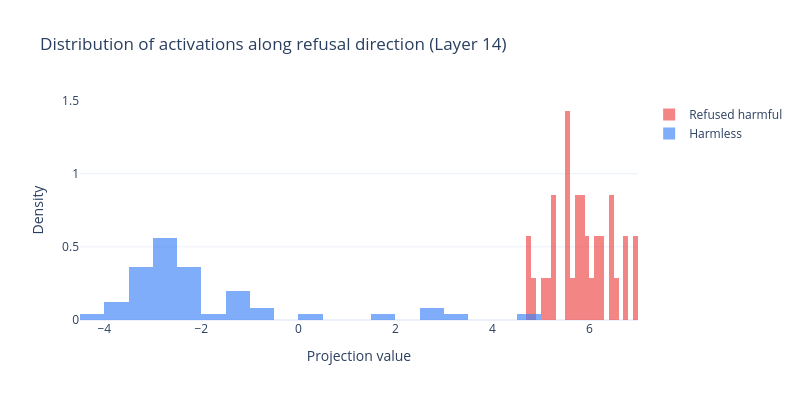

The cell this chart's notebook holds for it:
### Code cell
refused_proj = refused_acts @ refusal_direction
harmless_proj = harmless_acts @ refusal_direction
complied_proj = complied_acts @ refusal_direction

fig = go.Figure()
fig.add_trace(go.Histogram(
    x=refused_proj, name="Refused harmful",
    opacity=0.65, marker_color="#ef4444", nbinsx=30,
    histnorm="probability density",
))
fig.add_trace(go.Histogram(
    x=harmless_proj, name="Harmless",
    opacity=0.65, marker_color="#3b82f6", nbinsx=30,
    histnorm="probability density",
))
fig.update_layout(
    barmode="overlay",
    title="Distribution of activations along refusal direction (Layer 14)",
    xaxis_title="Projection value",
    yaxis_title="Density",
    template="plotly_white",
    width=800, height=400,
)
fig.show()

### Figure 1 — Plotly figure (JSON) as saved in the notebook; plotly's stock layout.template omitted (floating-point values rounded to 4 significant figures)
{"data": [{"histnorm": "probability density", "marker": {"color": "#ef4444"}, "name": "Refused harmful", "nbinsx": 30, "opacity": 0.65, "type": "histogram", "x": [6.109, 5.781, 5.506, 5.226, 5.523, 5.589, 6.959, 6.749, 6.423, 5.804, 6.468, 6.976, 6.461, 5.239, 5.542, 6.277, 5.568, 5.847, 6.537, 4.801, 6.202, 5.744, 5.973, 5.665, 5.278, 5.83, 4.779, 6.764, 6.149, 4.714, 5.122, 6.049, 5.917, 5.799, 5.086]}, {"histnorm": "probability density", "marker": {"color": "#3b82f6"}, "name": "Harmless", "nbinsx": 30, "opacity": 0.65, "type": "histogram", "x": [-3.053, -2.517, -2.723, -2.569, -3.162, -3.258, -2.374, -3.143, -1.053, 4.615, 1.544, -3.737, -2.736, -2.726, -2.428, -3.346, -2.748, 2.95, -2.879, -2.04, 2.736, -1.914, -2.423, -0.7531, -2.874, -0.842, -2.295, -3.069, -1.135, -3.395, -2.491, 0.4542, -2.149, -3.744, -1.402, -2.496, -1.106, 3.306, -2.949, -2.62, -2.637, -3.167, -2.707, -2.475, -4.126, -1.267, -3.066, -3.953, -2.742, -2.506]}], "layout": {"barmode": "overlay", "height": 400, "title": {"text": "Distribution of activations along refusal direction (Layer 14)"}, "width": 800, "xaxis": {"title": {"text": "Projection value"}}, "yaxis": {"title": {"text": "Density"}}}}
